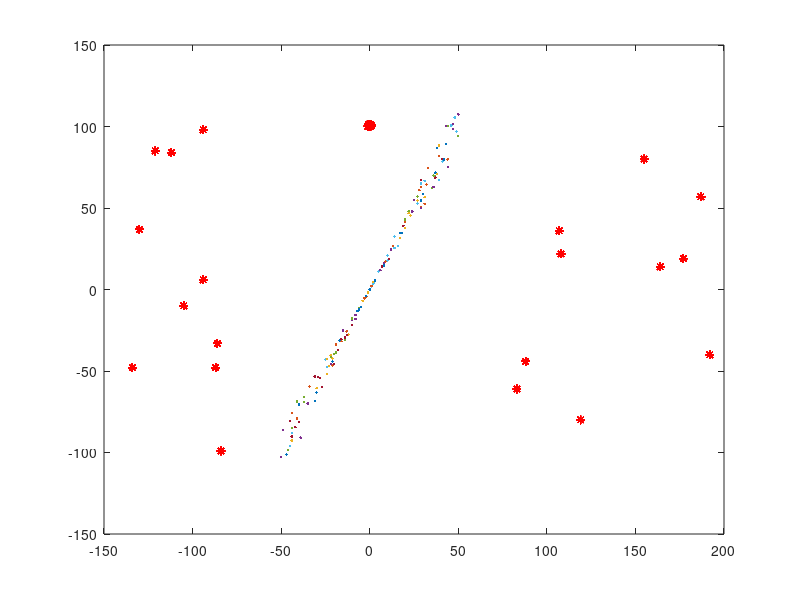
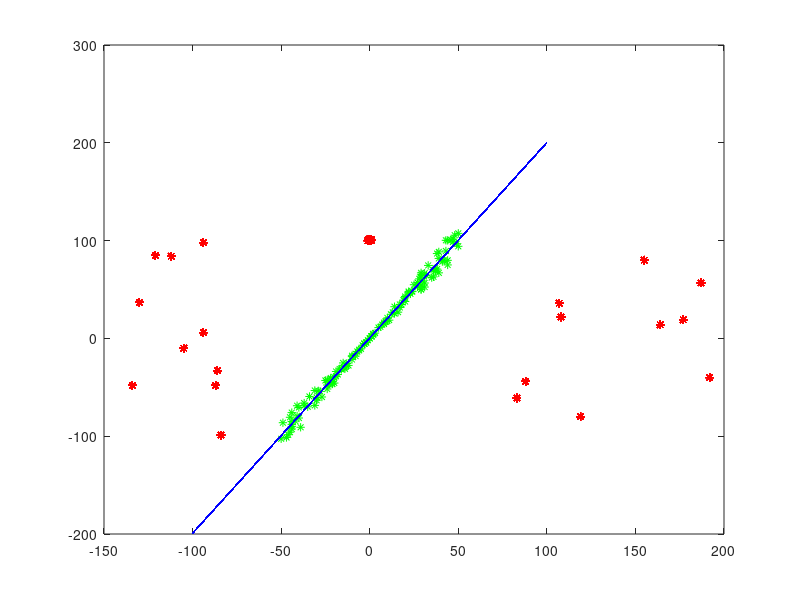

Here is the MATLAB script that generated these plots, in order:

%This script was developed in order to understand the RANSAC algorithm.
%Also, it's useful to support and better understand the use of RANSAC
%inside the mosaicing project.

clear; close all; clc;

%Genero i punti allineati come una retta (inliers)
%impongo la retta y=x
x = randi([-50 50],150,1);

due_circa = 2 + (rand(150,1) - 0.5)/1.5; %numeri molto vicini al 2

y = due_circa.*x;


%Genero i punti di disturbo (outliers)
x_agl = -1 + 2*rand(30,1);
y_agl = sqrt(2-x_agl.^2).*rand(30,1) + 100; %30 punti aglomerati

x_sparsi = cat(1,randi([-150 -80],10,1),randi([80 200],10,1));
y_sparsi = randi([-100 100],20,1); %20 punti sparsi

x_out = cat(1,x_agl,x_sparsi);
y_out = cat(1,y_agl,y_sparsi); 

%Grafico i punti 
for i = 1:150; j = 1:50;    
    plot(x(i),y(i),'.');    
    plot(x_out(j),y_out(j),'r*');
    hold on;
end

%Applico l'algoritmo RANSAC
%Raccolgo tutte le coppie (x,y) di punti
puntiTotali = cat(2,cat(1,x_out,x),cat(1,y_out,y));

threshold = 30;
iterations = 50;
numPunti = length(puntiTotali);

%Voglio memorizzare il consenso associato a ciascun modello e anche i suoi
%parametri
consenso = zeros(1,iterations); 
parametri = zeros(iterations,2); %(m,q)

for i = 1:iterations
    index1 = randi([1 numPunti]);    
    punto1 = puntiTotali(index1,:); %Prelevo una coppia random (x,y)
    
    index2 = randi([1 numPunti]);
    while (index2 == index1)
        index2 = randi([1 numPunti]); %Voglio un punto diverso
    end
  
    punto2 = puntiTotali(index2,:); %Prelevo un'altra coppia random (x,y)
    
    %Costruisco il modello stimato (in questo quello di una retta, che ha due
    %parametri, il coefficiente angolare e il termine di traslazione (m,q))
    
    %(calcolo m e q poichè sono i parametri della retta e avere un modello
    %significa aver stimato i suoi parametri)
    m_stima = (punto2(2)-punto1(2)) / (punto2(1)-punto1(1));
    q_stima = -m_stima*punto1(1) + punto1(2);
   
    parametri(i,1) = m_stima;
    parametri(i,2) = q_stima;
    
    %Calcolo il consenso per il modello
    for k = 1:numPunti
        %Se la distanza tra il punto e la retta è minore del threshold
        %impostato, ho il consenso        
        if( abs((puntiTotali(k,2) - (parametri(i,1)*puntiTotali(k,1)+parametri(i,2)))) < threshold)
            consenso(i) = consenso(i) + 1;
        end    
    end 
end

%Estraggo il modello che ha ricevuto il consenso maggiore
for ind = 1:length(consenso)
    if(max(consenso) == consenso(ind))
        modelloStimato = cat(1,parametri(ind,1),parametri(ind,2));
    end
end

%Ricavo i punti inliers ("che hanno dato il consenso al modello più votato")
inliers = [];
outliers = [];
for n = 1:numPunti
    %Se la distanza tra il punto e la retta è minore del threshold
    %impostato, ho il consenso        
    if( abs( (puntiTotali(n,2) - (modelloStimato(1)*puntiTotali(n,1) + modelloStimato(2))) ) < threshold )
        inliers = [inliers; puntiTotali(n,:)];
    else
        outliers = [outliers; puntiTotali(n,:)];
    end    
end 


%Grafico i punti distinguendo attivamente tra inliers e outliers
figure;
for i = 1:length(inliers); j = 1:length(outliers); 
    plot(inliers(i,1),inliers(i,2),'g*');  
    plot(outliers(j,1),outliers(j,2),'r*');    
    hold on;
    
    %A questo punto basta fare un polyfit lineare solo sugli inlier
    %Usando il miglior metodo per una distrubuzione lineare (LS = minimi quadrati)
    coefficientiFit = polyfit(inliers(:,1),inliers(:,2),1);
    xFit = linspace(-100, 100, length(inliers));
    yFit = polyval(coefficientiFit, xFit);
    
    %Disegno la retta
    plot(xFit,yFit,'b');
end





    
